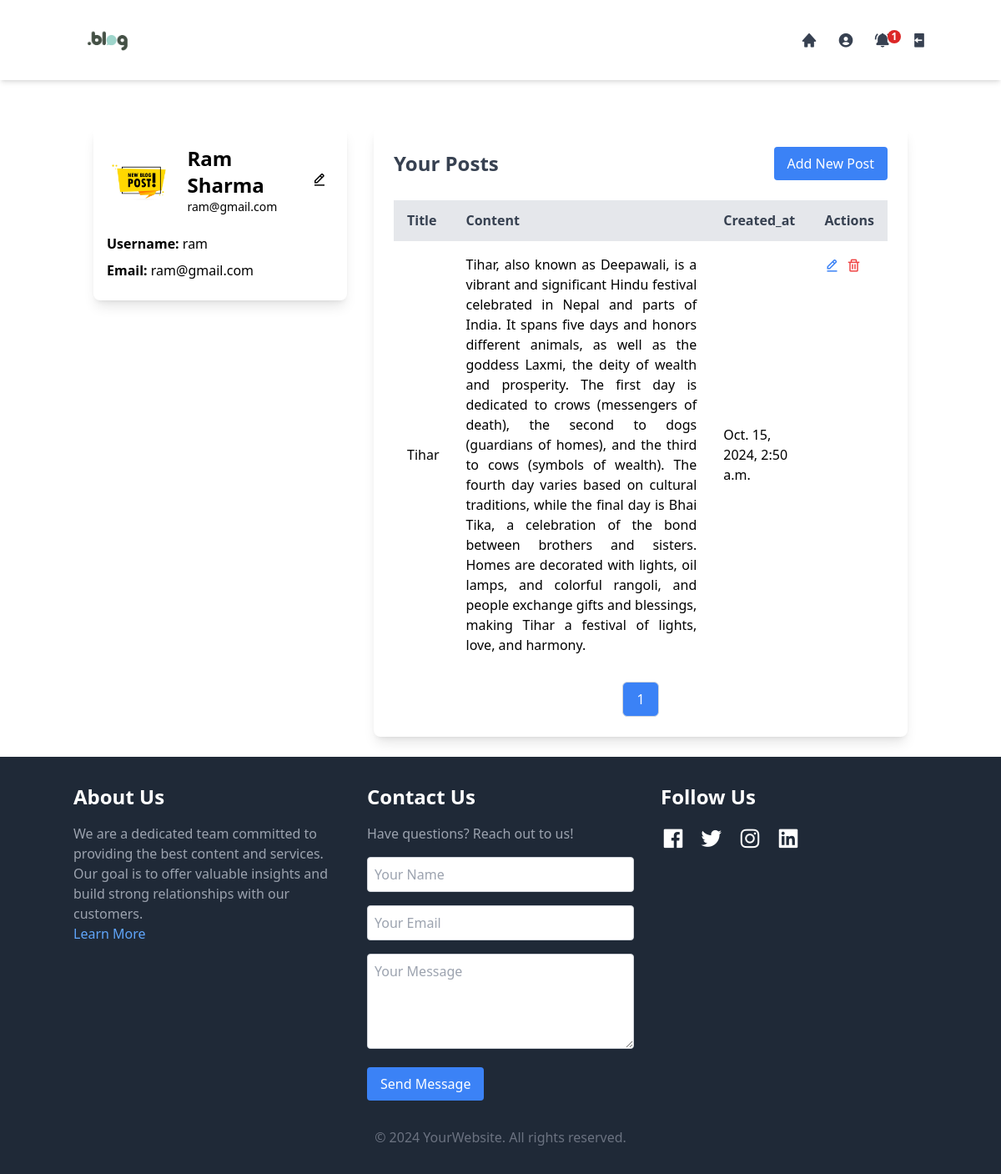
Page /profile/ (signed in) on the committed database.
### blog/models.py (models this page shows, shortened)
class Post(models.Model):
    user = models.ForeignKey(User, on_delete=models.CASCADE)
    title = models.CharField(max_length=255)
    content = models.TextField()
    created_at = models.DateTimeField(auto_now_add=True)
    updated_at = models.DateTimeField(auto_now=True)
    is_approved = models.BooleanField(default=False)

### blog/views.py (the view)
# urls.py: path('profile/', views.profile, name="profile"),
@login_required
def profile(request):
    if request.user.is_superuser:
        post = Post.objects.all().order_by('-created_at')
    else:
        post = Post.objects.filter(user=request.user).order_by('-created_at')
    if request.user.is_authenticated:
        new_notifications_count = Notification.objects.filter(user=request.user, is_read=False).count()
    else:
        new_notifications_count = 0
    paginator = Paginator(post, 2)
    page_number = request.GET.get('page')
    page_obj = paginator.get_page(page_number)
    content = {
        'page_obj':page_obj,
        'new_notifications_count':new_notifications_count,
    }
    return render(request, 'blog/profile.html', content)

### blog/templates/blog/profile.html (shortened to what this page needs)
{% extends "./index.html" %}
{% load static %}
{% block Profile %}
<div class="container mx-auto mt-32 p-6 grid grid-cols-1 lg:grid-cols-3 gap-8">
    <div id="profileCard" class="w-full max-w-sm bg-white text-black rounded-lg shadow-lg p-4 transition-all duration-300 ease-in-out overflow-hidden h-52">
        <div class="flex items-center space-x-4">
            <div class="w-24 h-24 bg-gray-200 rounded-full overflow-hidden border-4 border-white">
                <img src="{% static './images/post1.jpg' %}" alt="Profile Picture" class="w-full h-full object-cover">
            </div>
            <div>
                <h2 class="text-2xl font-bold">{{ user.first_name }} {{ user.last_name }}</h2>
                <p class="text-sm">{{ user.email }}</p>
            </div>
            <button id="editProfileBtn" class="text-black p-2 hover:bg-opacity-75 text-xl md:text-lg">
                <i class="bx bx-edit-alt"></i>
            </button>
        </div>
        <div id="profileInfo" class="mt-4 space-y-2">
            <p><span class="font-semibold">Username:</span> {{ user.username }}</p>
            <p><span class="font-semibold">Email:</span> {{ user.email }}</p>
        </div>
    </div>
 <div class="col-span-1 lg:col-span-2 bg-white rounded-lg shadow-lg p-6">
    <div class="flex justify-between items-center mb-6">
      {% if request.user.is_superuser %}
      <h2 class="text-2xl font-bold text-gray-700">All Posts</h2>
      {% else %}
      <h2 class="text-2xl font-bold text-gray-700">Your Posts</h2>
      {% endif %}
      <button id="addPostBtn" class="bg-blue-500 text-white px-4 py-2 rounded hover:bg-blue-600">Add New Post</button>
    </div>
    <div class="overflow-x-auto">
      {% if page_obj %}
      <table class="table-auto w-full text-left">
        <thead>
          <tr class="bg-gray-200 text-gray-700">
            <th class="py-3 px-4">Title</th>
            <th class="py-3 px-4">Content</th>
            <th class="py-3 px-4">Created_at</th>
            <th class="py-3 px-4">Actions</th>
          </tr>
        </thead>
        <tbody>
          {% for post in page_obj %}
          <tr class="border-t">
            {% if not user.is_superuser and not post.is_approved %}
            <td class="py-4 px-4">{{ post.title }}</td>
            <td class="py-4 px-4 text-justify text-yellow-500 font-bold">Pending Approval</td>
            {% else %}
            <td class="py-4 px-4">{{ post.title }}</td>
            <td class="py-4 px-4 text-justify">{{ post.content }}</td>
            {% endif %}
            <td class="py-4 px-4">{{ post.created_at }}</td>
            <td class="py-4 px-4 flex space-x-2">
              <div class="flex items-center space-x-2">
                {% if not user.is_superuser %}
                <a href="javascript:void(0);"
                  class="text-blue-500 hover:underline text-xl md:text-base lg:text-lg editPostBtn"
                  data-post-id="{{ post.id }}"
                  data-post-title="{{ post.title }}"
                  data-post-content="{{ post.content }}">
                    <i class='bx bx-edit-alt'></i>
                </a>
                {% endif %}
                <a href="{% url 'delete_post' post.id %}" class="text-red-500 hover:underline text-xl md:text-base lg:text-lg items-center">
                  <i class='bx bx-trash'></i>
                </a>
            </div>
            </td>
          </tr>
          {% endfor %}
        </tbody>
      </table>
    </div>
<div class="flex justify-center mt-4 space-x-2">
    {% for i in page_obj.paginator.page_range %}
      {% if i == page_obj.number %}
        <span class="py-2 px-4 border border-gray-300 rounded-md bg-blue-500 text-white">{{ i }}</span>
      {% else %}
        <a href="?page={{ i }}" class="py-2 px-4 border border-gray-300 rounded-md text-gray-700 bg-white hover:bg-blue-500 hover:text-white transition duration-300">{{ i }}</a>
      {% endif %}
    {% endfor %}
  </div>
  {% else %}
      <tr>
        <td colspan="3" class="text-center py-4">No posts found</td>
      </tr>
  {% endif %}
  </div>
</div>
{% endblock %}

### rows in the picture
Post: title "Tihar", content "Tihar, also known as Deepawali, is a vibrant and significant Hindu festival celebrated in Nepal and parts of India. It spans five days and honors different animals, as well as the goddess Laxmi, the deity of wealth and prosperity. The first day is dedicated to crows (messengers of death), the second to dogs (guardians of homes), and the third to cows (symbols of wealth). The fourth day varies based on cultural traditions, while the final day is Bhai Tika, a celebration of the bond between brothers and sisters. Homes are decorated with lights, oil lamps, and colorful rangoli, and people exchange gifts and blessings, making Tihar a festival of lights, love, and harmony.", created_at "Oct. 15, 2024, 2:50 a.m."

### other values in the picture
{{ new_notifications_count }} "1"
{{ user.first_name }} "Ram"
{{ user.last_name }} "Sharma"
{{ user.email }} "ram@gmail.com"
{{ user.username }} "ram"
{{ i }} "1"
